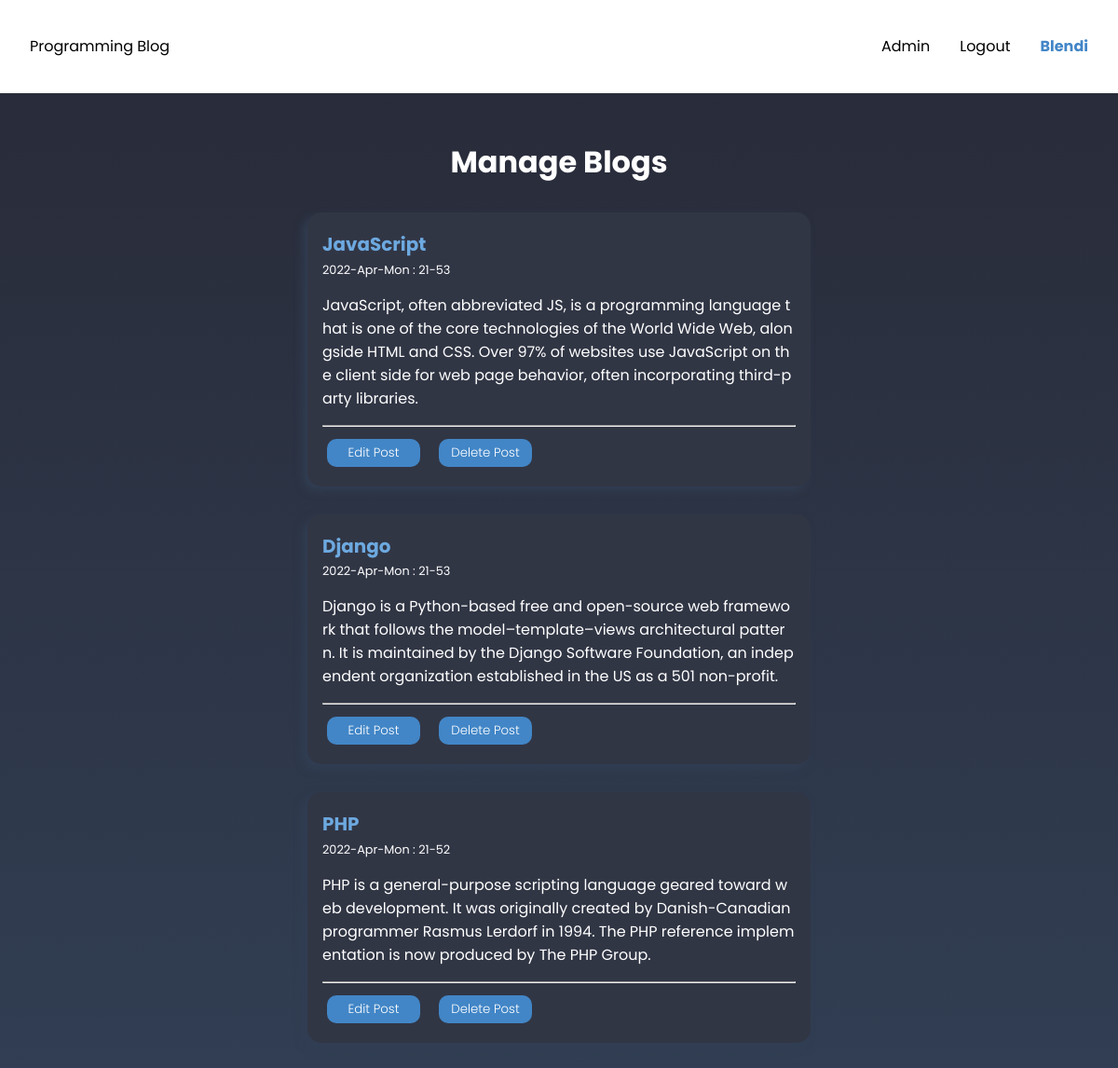
/manage_blogs.php (signed in), run on the app's committed database.
### tables this page shows
CREATE TABLE `posts` (
  `P_ID` int(11) NOT NULL,
  `Title` varchar(255) NOT NULL,
  `Content` text NOT NULL,
  `Date` timestamp NOT NULL DEFAULT current_timestamp()
);

### manage_blogs.php (the view, shortened to what this page needs)
<?php
    require "common/navbar.php";
    require "common/database_connect.php";
    $query = "SELECT * FROM posts";
    $result = mysqli_query($db, $query);
?>
<link rel="stylesheet" href="style/manage-blogs.css">
<div class="main-cont">
        <h2>Manage Blogs</h2>
        <?php
            $select_query = "select * from posts order by date desc";
            $result_query = mysqli_query( $db, $select_query );
            $posts = mysqli_fetch_all( $result_query, MYSQLI_ASSOC );
            foreach ( $posts as $blog_post ):
        ?>
        <div class="page-container">
            <div class="posts">
                <div class="post-main">
                    <div class="post-title">
                        <h5><?php echo $blog_post["Title"]  ?></h5>
                    </div>
                    <div class="post-date">
                        <p><?php echo date( 'Y-M-D : H-i', strtotime( $blog_post['Date'] ) ) ?></p>
                    </div>
                    <div class="post-content">
                        <p><?php echo $blog_post['Content']   ?></p>
                    </div>
                    <hr>
                    <div class="butonat">
                    <div class="edit-post">
                        <a href="edit_blog.php?id=<?php echo $blog_post['P_ID'] ?>"><button class="butoni">Edit Post</button></a>
                    </div>
                    <div class="del-post">
                        <a href="common/delete_blog.php?id=<?php echo $blog_post['P_ID'] ?>"><button class="butoni">Delete Post</button></a>
                    </div>
                    </div>
                </div>
            </div>
        </div>
    </div>
    <?php endforeach ?>

### style/navi.css (style rules this page uses)
*:before, *:after { box-sizing: border-box; }

### style/manage-blogs.css (style rules this page uses)
* { box-sizing: border-box; text-decoration: none; }
.page-container { display: flex; flex-wrap: wrap; justify-content: center; flex-direction: column; margin: 30px 0; gap: 15px; align-items: center; }
.posts { border: 1px solid #4286c7; padding: 1em; border-radius: 15px; display: flex; flex-wrap: wrap; gap: 10px; width: clamp(300px, 45%, 90%); background-color: #313645; box-shadow: -5px 5px 10px #313e53; border: none; color: white; }
.post-main { word-break: break-all; }
h2 { margin: 30px 0 30px 0; text-align: center; color: white; font-size: 200%; }
.butoni { font-weight: 300; font-family: 'Poppins', sans-serif; color: white; width: 100px; height: 30px; background-color: #4286c7; margin: 5px; border: none; border-radius: 10px; display: inline; }
.edit-post { float: left; }
.del-post { float: right; }
.post-date { font-size: 80%; margin-top: 3px; }
.post-title { font-size: 150%; margin: -30px 0 -30px 0; color: #6da9e0; }
.butonat { width: 230px; }

### data on the page
posts: Title "JavaScript", Date "2022-Apr-Mon : 21-53", Content "JavaScript, often abbreviated JS, is a programming language that is one of the core technologies of the World Wide Web, alongside HTML and CSS. Over 97% of websites use JavaScript on the client side for web page behavior, often incorporating third-party libraries."
posts: Title "Django", Date "2022-Apr-Mon : 21-53", Content "Django is a Python-based free and open-source web framework that follows the model–template–views architectural pattern. It is maintained by the Django Software Foundation, an independent organization established in the US as a 501 non-profit."
posts: Title "PHP", Date "2022-Apr-Mon : 21-52", Content "PHP is a general-purpose scripting language geared toward web development. It was originally created by Danish-Canadian programmer Rasmus Lerdorf in 1994. The PHP reference implementation is now produced by The PHP Group."

### other printed values
$name "Blendi"
